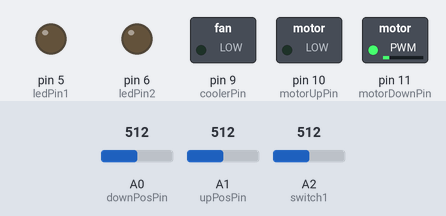
A sketch run on a simulated Arduino Uno, built with avr-gcc and run on an emulated ATmega328P. Shown: switched loads named in the sketch (green lamp = pin HIGH), output pins drawn as LEDs (lit = HIGH). Inputs (shaded band) come from the test bench; at power-on: A1 (upPosPin) = 512, A2 (switch1) = 512, A0 (downPosPin) = 512. What the sketch prints to the serial monitor is not drawn.

Above: at 1.2 s.
1.3 s: A1 (upPosPin) set to 106
2.8 s: A1 (upPosPin) set to 95
At 3.8 s:
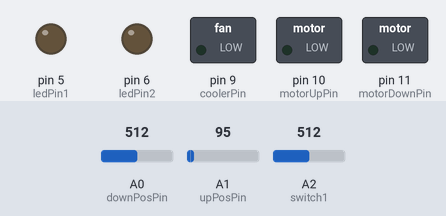
4.3 s: A2 (switch1) set to 109
5.8 s: A2 (switch1) set to 90
At 7.8 s:
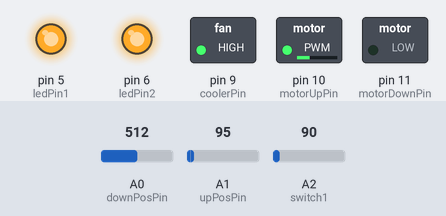
8.1 s: A1 (upPosPin) set to 122
At 9.2 s:
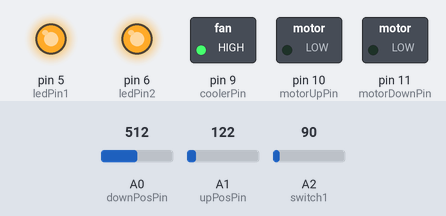
9.6 s: A2 (switch1) set to 110
At 14.6 s:
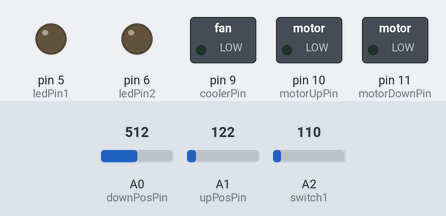
Timing chart, 0 to 15.4 s (numbered marks = the images above; inputs shaded):
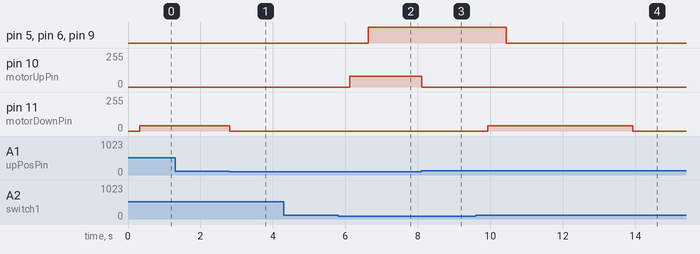

The sketch:

200W_Led_LIght.ino
```cpp
int motorDownPin = 11, motorUpPin = 10;
int coolerPin = 9;
int ledPin1 = 5, ledPin2 = 6;
int upPosPin = A1, downPosPin = A0, switch1 = A2;
int ledVoltagePin1 = A3, ledVoltagePin2 = A4;

unsigned long timeStart;
unsigned long switchTimeOn = 0, switchTimeOff = 0;
boolean isDown = true, transition = false;
boolean movingUp = false, movingDown = false;
boolean resetSwitch = false;
boolean ledsOn = false, flashLED = false;

int motorSpeed = 80;
int maxTime = 4000;

void setup()
{
  Serial.begin(9600);

  pinMode(motorDownPin, OUTPUT);
  pinMode(motorUpPin, OUTPUT);

  pinMode(ledPin1, OUTPUT);
  pinMode(ledPin2, OUTPUT);

  pinMode(coolerPin, OUTPUT);
}


void readState()
{
  if (analogRead(upPosPin) > 100)
  {
    isDown = false;
  }
  else if (analogRead(downPosPin) > 100)
  {
    isDown = true;
  }
}

void switchState()
{
   if (switchTimeOn - switchTimeOff > 300 && !resetSwitch && switchTimeOn - switchTimeOff < 3000) // move to transition state to turn on engine
  {
    Serial.println(switchTimeOn - switchTimeOff);
    resetSwitch = true;
    transition = true;
  }
  else if (switchTimeOff - switchTimeOn > 300 && resetSwitch && switchTimeOff - switchTimeOn < 3000 )
  {
    Serial.println(switchTimeOff - switchTimeOn);
    resetSwitch = false;
    transition = true;
  }


   if (analogRead(switch1) < 100)
  {
    switchTimeOff = millis();
  }
  else if (analogRead(switch1) > 100)
  {
    switchTimeOn = millis();
  }


}


void getMotorAction()
{
  if (transition && !movingDown && !movingUp) // if motor is not moving and transition state is on, find the action
  {
    transition = false;
    timeStart = millis();

    if (isDown)
    {
      movingUp = true; // if its in down possition it moves up

      digitalWrite(motorDownPin, LOW);
      analogWrite(motorUpPin, motorSpeed);
    }
    else // if its up it moves down
    {
      movingDown = true;

      digitalWrite(motorUpPin, LOW);
      analogWrite(motorDownPin, motorSpeed/2);

    }
  }
  else if (!movingUp && !movingDown) // if its not moving up or down and isnt in transition state turn everything off (safety)
  {
    digitalWrite(motorDownPin, LOW);
    digitalWrite(motorUpPin, LOW);
  }
}

void getLedAction()
{

    if (millis() - timeStart > 500) // if 0.5s passed since motor started turn leds on or off
    {
       if (movingUp)
       {
       digitalWrite(ledPin1, HIGH);
       digitalWrite(ledPin2, HIGH);

       digitalWrite(coolerPin, HIGH);
       ledsOn = true;
       }
       else if (movingDown)
       {
       digitalWrite(ledPin1, LOW);
       digitalWrite(ledPin2, LOW);

       digitalWrite(coolerPin, LOW);
       ledsOn = false;
       }
    }


}

void finishState()
{
   if (!isDown && movingUp) // if its up and movingUp turn off motors and leave leds
  {
    digitalWrite(motorDownPin, LOW);
    digitalWrite(motorUpPin, LOW);
    digitalWrite(coolerPin, HIGH);
    digitalWrite(ledPin1, HIGH);
    digitalWrite(ledPin2, HIGH);

    movingUp = false; movingDown = false; ledsOn = true;
    delay(100);
  }
  else if (isDown && movingDown) // if its down and moving down turn off everything
  {
    digitalWrite(motorDownPin, LOW);
    digitalWrite(motorUpPin, LOW);
    digitalWrite(coolerPin, LOW);
    digitalWrite(ledPin1, LOW);
    digitalWrite(ledPin2, LOW);

    movingUp = false; movingDown = false; ledsOn = false;
    delay(100);
  }
}


void forceStop()
{
    digitalWrite(motorDownPin, LOW);
    digitalWrite(motorUpPin, LOW);
    digitalWrite(coolerPin, LOW);
    digitalWrite(ledPin1, LOW);
    digitalWrite(ledPin2, LOW);

    movingUp = false;
    movingDown = false;
    transition = false;
    ledsOn = false;
}


void safetyCheck()
{
  if (millis() - timeStart > maxTime)
  {
    if (analogRead(upPosPin) < 100 && analogRead(downPosPin) < 100)
    {
      forceStop();
    }
    else if (movingDown && !isDown)
    {
      forceStop();
    }
    else if (movingUp && isDown)
    {
      forceStop();
    }
  }
}

void ledsFlash()
{
  if (ledsOn && flashLED)
  {
     digitalWrite(ledPin1, LOW);
    digitalWrite(ledPin2, LOW);

    digitalWrite(ledPin1, HIGH);
    delay(25);
    digitalWrite(ledPin2, HIGH);
    delay(25);
    digitalWrite(ledPin1, LOW);
    delay(25);
     digitalWrite(ledPin2, LOW);
     delay(15);

  }
  else
  delay(10);
}


void loop()
{
  switchState();
  readState();
  getMotorAction();
  getLedAction();
  finishState();

  safetyCheck();

  ledsFlash();

  Serial.println(analogRead(A0));
 Serial.println(analogRead(A1));
  Serial.println(analogRead(A2));


}
```

Measured:
- the behaviour switches between 100 and 99 on A2 (switch1) (found by bisection; images 1 and 2)
- after the input at 2.8 s, pin 11 (motorDownPin): 40/255 → 0/255 at once
- after the input at 5.8 s, pin 5 (ledPin1), pin 6 (ledPin2), pin 9 (coolerPin): LOW → HIGH after 0.83 s; pin 10 (motorUpPin): 0/255 → 80/255 after 0.32 s
- after the input at 8.1 s, pin 10 (motorUpPin): 80/255 → 0/255 at once
- after the input at 9.6 s, pin 5 (ledPin1), pin 6 (ledPin2), pin 9 (coolerPin): HIGH → LOW after 0.84 s; pin 11 (motorDownPin): 0/255 → 40/255 after 0.32 s, → 0/255 4.0 s later
